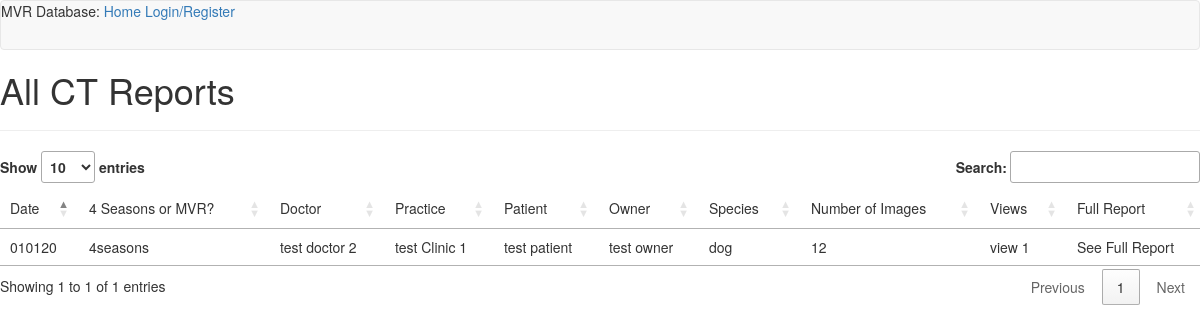
Before: /cttable with the older database file.
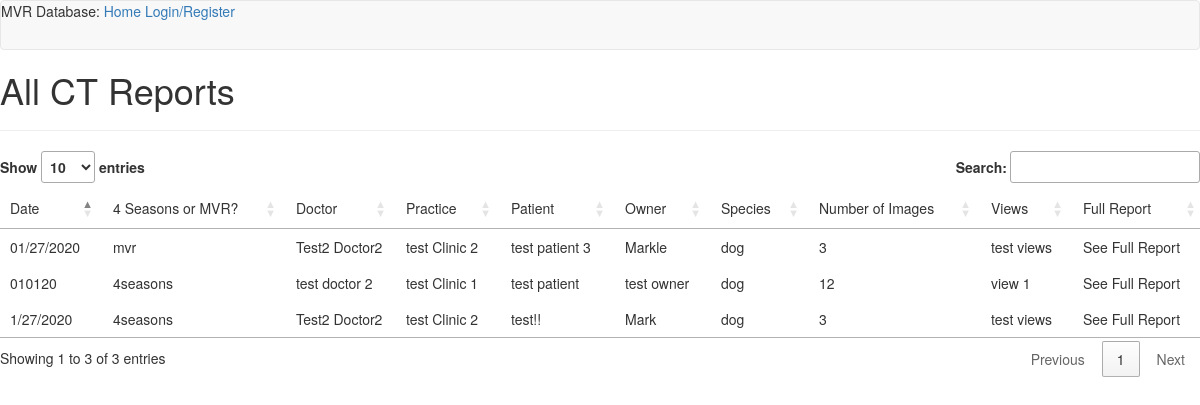
After: the same page with the newer database file.
### app/models.py (models this page shows, shortened)
class Report_CT(db.Model):
    id = db.Column(db.Integer, primary_key=True)
    doctor = db.Column(db.String(24))
    docSerialNum = db.Column(db.String(20))
    patient = db.Column(db.String(24))
    species = db.Column(db.String(6))
    owner = db.Column(db.String(24))
    CT_Image_Date = db.Column(db.String(12))
    CT_NumImages = db.Column(db.Integer)
    CTView = db.Column(db.String(24))
    CT_Findings = db.Column(db.String(360))
    CT_Conclusions = db.Column(db.String(360))
    Clinic_Phone = db.Column(db.String(20))
    date = db.Column(db.String(12))
    clinicSerialNum = db.Column(db.Integer())
    clinic = db.Column(db.String(24))
    mvr4seasons = db.Column(db.String(24))
    timestamp = db.Column(db.DateTime, index=True, default=datetime.utcnow)

### app/routes.py (the view)
@app.route('/cttable', methods=['GET'])
def ctTable():
    ct = Report_CT.query.all()
    return render_template('/tables/ctTable.html', title='All CT Reports', ct=ct)

### app/templates/tables/ctTable.html (shortened to what this page needs)
{% extends "base.html" %}
{% block app_content %}
<link rel="stylesheet" type="text/css" href="https://cdn.datatables.net/1.10.19/css/jquery.dataTables.min.css">
<h1>All CT Reports</h1>
<hr />
<table id="table-1">
    <thead>
        <td>Date</td><td>4 Seasons or MVR?</td><td>Doctor</td><td>Practice</td><td>Patient</td><td>Owner</td><td>Species</td><td>Number of Images</td><td>Views</td><td>Full Report</td>
    </thead>
    <tbody>
    {% for c in ct %}
    <tr>
        <td>{{ c.date }}</td><td>{{ c.mvr4seasons }}</td><td>{{ c.doctor }}</td><td>{{ c.clinic }}</td><td>{{ c.patient }}</td><td>{{ c.owner }}</td><td>{{ c.species }}</td><td>{{ c.CT_NumImages }}</td><td>{{ c.CTView }}</td><td>See Full Report</td>
    </tr>
    {% endfor %}
    </tbody>
</table>
{% endblock %}

### app/templates/base.html (shortened to what this page needs)
{% extends 'bootstrap/base.html' %}
{% block navbar %}
    <nav class="navbar navbar-default">
            MVR Database:
            <a href="{{ url_for('index') }}">Home</a>
            {% if current_user.is_anonymous %}
            <a href="{{ url_for('login') }}">Login/Register</a>
            {% else %}
            <a href="/#">Invoices</a>
            <a href="/#">Reports</a>
            <a href="/#">Doctors/Clinics</a>
            <a href="{{ url_for('logout') }}">Logout</a>
            {% endif %}
    </nav>
{% endblock %}
{% block content %}
    <body>
        <div>
            {% block app_content %}{% endblock %}
        </div>
    </body>
{% endblock %}

Changed rows visible on the page:
added Report_CT: date "1/27/2020", mvr4seasons "4seasons", doctor "Test2 Doctor2", clinic "test Clinic 2", patient "test!!", owner "Mark", species "dog", CT_NumImages "3", CTView "test views"
added Report_CT: date "01/27/2020", mvr4seasons "mvr", doctor "Test2 Doctor2", clinic "test Clinic 2", patient "test patient 3", owner "Markle", species "dog", CT_NumImages "3", CTView "test views"
Other visible differences:
text written by a page script: "Show entries Search: Showing 1 to 1 of 1 entries Previous 1 Next" → "Show entries Search: Showing 1 to 3 of 3 entries Previous 1 Next"
